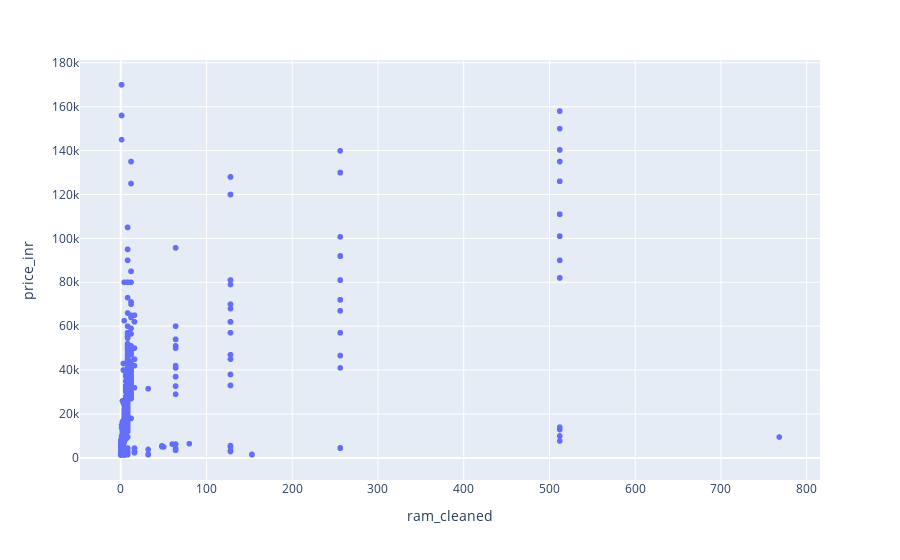

Source (notebook cell):
### Code cell
px.scatter(final_dataset,x="ram_cleaned",y="price_inr")

### Figure 1 — Plotly figure (JSON) as saved in the notebook; plotly's stock layout.template omitted (floating-point values rounded to 4 significant figures; data arrays with more than 128 entries replaced by an {"elided": "..."} marker saying what was removed)
{"data": [{"hovertemplate": "ram_cleaned=%{x}<br>price_inr=%{y}<extra></extra>", "legendgroup": "", "marker": {"color": "#636efa", "symbol": "circle"}, "mode": "markers", "name": "", "showlegend": false, "type": "scattergl", "x": {"elided": "1836 float values"}, "xaxis": "x", "y": {"elided": "1836 int values"}, "yaxis": "y"}], "layout": {"legend": {"tracegroupgap": 0}, "margin": {"t": 60}, "xaxis": {"anchor": "y", "domain": [0, 1], "title": {"text": "ram_cleaned"}}, "yaxis": {"anchor": "x", "domain": [0, 1], "title": {"text": "price_inr"}}}}
